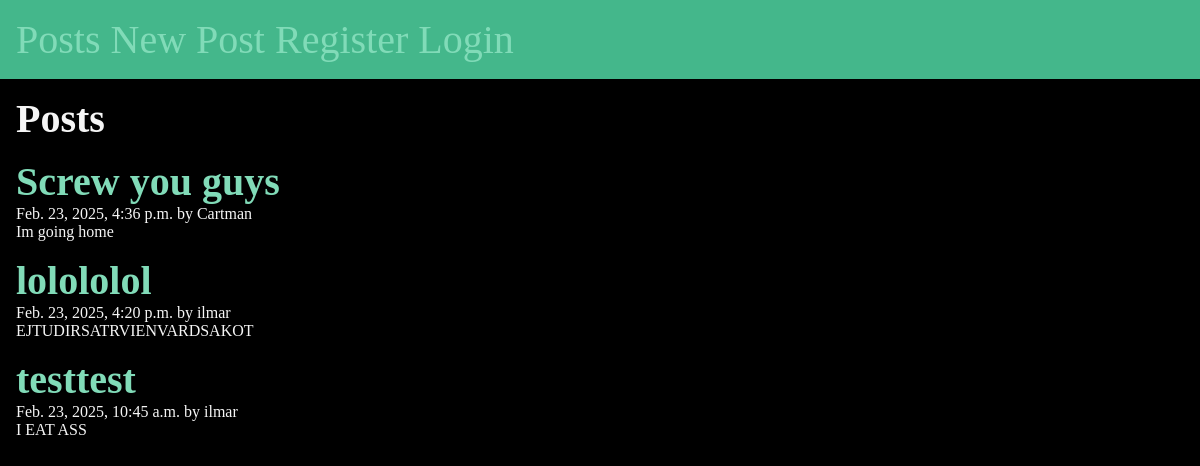
/posts/, run on the app's committed database.
### posts/models.py (models this page shows, shortened)
class Post(models.Model):
    title = models.CharField(max_length=75)
    body = models.TextField()
    slug = models.SlugField()
    date = models.DateTimeField(auto_now_add=True)
    banner = models.ImageField(default='fallback.jpg', blank=True)
    author = models.ForeignKey(User, on_delete=models.CASCADE, default=1)

### posts/views.py (the view)
# urls.py: path('', views.post_list, name='list'),
def post_list(request):
    posts = Post.objects.all().order_by('-date')
    return render(request, 'posts/posts_list.html', {'posts': posts})

### posts/templates/posts/posts_list.html (shortened to what this page needs)
{% extends "layout.html" %}
{% block content %}
    <section>
        <h1>Posts</h1>
        {% for post in posts %}
            <article class="post">
                <h2>
                    <a href="{% url 'posts:page' slug=post.slug %}">
                        {{post.title}}
                    </a>
                </h2>
                <p>{{post.date}} by {{ post.author }}</p>
                <p>{{post.body}}</p>
            </article>
        {% endfor %}
    </section>
{% endblock %}

### templates/layout.html (shortened to what this page needs)
<!DOCTYPE html>
{% load static %}
<html lang="en">
<head>
    <link rel="stylesheet" href="{% static 'css/style.css' %}">
</head>
<body>
    <nav>
        <a href="{% url 'posts:list' %}">Posts</a>
        <a href="{% url 'posts:new-post' %}">New Post</a>
        {% if user.is_authenticated %}
            <form class="logout" action="{% url 'users:logout'%}" method="post">
                {% csrf_token %}
                <button class="logout-button">Logout</button>
            </form>
        {% else %}
            <a href="{% url 'users:register' %}">Register</a>
            <a href="{% url 'users:login' %}">Login</a>
        {% endif %}
    </nav>
    <main>
        {% block content %}
        {% endblock %}
    </main>
</body>
</html>

### static/css/style.css (style rules this page uses)
* { margin: 0; padding: 0; box-sizing: border-box; }
body { min-height: 100vh; background-color: black; color: whitesmoke; font-size: 3rem; }
nav { padding: 1rem; background-color: #44B78B; color: white; font-size: 2.5rem; }
main { padding: 1rem; }
section { display: flex; flex-flow: column; gap: 1rem; }
h1, h2 { font-size: 2.5rem; }
p { font-size: 1rem; }
a { text-decoration: none; color: #81dbb8; }

### data on the page
Post: title "Screw you guys", date "Feb. 23, 2025, 4:36 p.m.", author "Cartman", body "Im going home"
Post: title "lolololol", date "Feb. 23, 2025, 4:20 p.m.", author "ilmar", body "EJTUDIRSATRVIENVARDSAKOT"
Post: title "testtest", date "Feb. 23, 2025, 10:45 a.m.", author "ilmar", body "I EAT ASS"
